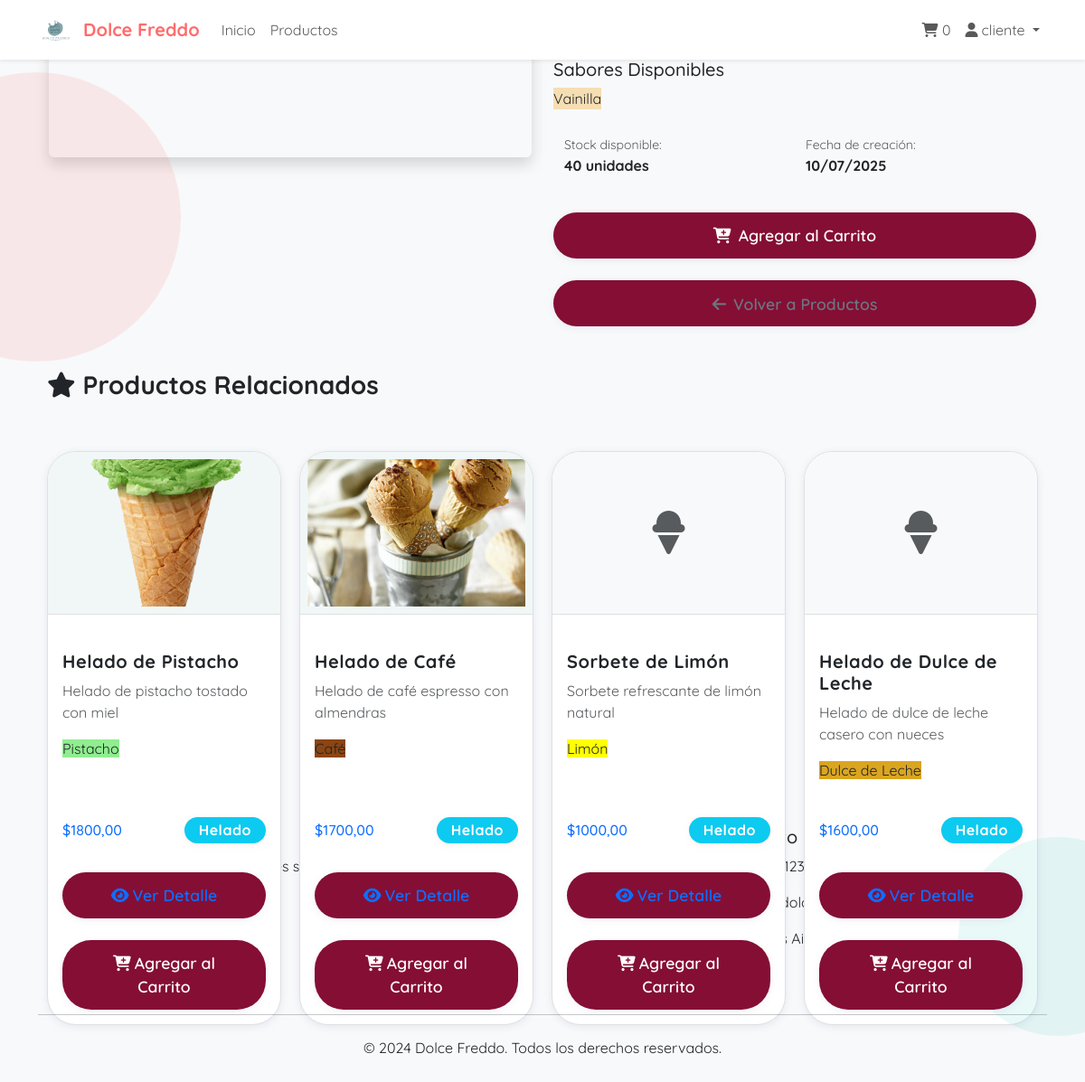
The page /producto/2/ (signed in) on the database its author committed.
### Inventario/models.py (models this page shows, shortened)
class Usuario(AbstractUser):
    telefono = models.CharField(max_length=20, blank=True, null=True)
    ROL_CHOICES = (
        ('usuario', 'Usuario'),
        ('admin', 'Administrador'),
    )
    rol = models.CharField(max_length=10, choices=ROL_CHOICES, default='usuario')

class Sabor(models.Model):
    nombre = models.CharField(max_length=100, unique=True)
    descripcion = models.TextField(blank=True)
    color = models.CharField(max_length=7, default='#000000', help_text="Color en formato hexadecimal")
    activo = models.BooleanField(default=True)

class Producto(models.Model):
    CATEGORIA_CHOICES = [
        ('helado', 'Helado'),
        ('postre', 'Postre'),
        ('bebida', 'Bebida'),
        ('accesorio', 'Accesorio'),
    ]
    nombre = models.CharField(max_length=100)
    descripcion = models.TextField(blank=True)
    precio = models.DecimalField(max_digits=8, decimal_places=2)
    stock = models.PositiveIntegerField(default=0)
    imagen = models.ImageField(upload_to='productos/', blank=True, null=True)
    categoria = models.CharField(max_length=20, choices=CATEGORIA_CHOICES, default='helado')
    sabores = models.ManyToManyField(Sabor, blank=True, related_name='productos')
    destacado = models.BooleanField(default=False)
    activo = models.BooleanField(default=True)
    fecha_creacion = models.DateTimeField(auto_now_add=True)
    fecha_actualizacion = models.DateTimeField(auto_now=True)
    class Meta:
        ordering = ['-fecha_creacion']

### Inventario/views.py (the view)
# urls.py: path('producto/<int:pk>/', producto_detalle, name='producto_detalle'),
def producto_detalle(request, pk):
    producto = get_object_or_404(Producto, pk=pk, activo=True)
    productos_relacionados = Producto.objects.filter(
        categoria=producto.categoria, activo=True
    ).exclude(pk=pk)[:4]
    context = {
        'producto': producto,
        'productos_relacionados': productos_relacionados,
    }
    return render(request, 'producto_detalle.html', context)

### Inventario/Templates/producto_detalle.html (shortened to what this page needs)
{% extends 'base.html' %}
{% block content %}
<div class="container py-5">
    <div class="row">
        <div class="col-lg-6 mb-4">
            {% if producto.imagen %}
                <img src="{{ producto.imagen.url }}" class="img-fluid rounded shadow" alt="{{ producto.nombre }}">
            {% else %}
                <div class="bg-light rounded shadow d-flex align-items-center justify-content-center"
                     style="height: 400px;">
                </div>
            {% endif %}
        </div>
        <div class="col-lg-6">
            <div class="mb-4">
                <h5>Descripción</h5>
                <p class="text-muted">{{ producto.descripcion }}</p>
            </div>
            {% if producto.sabores.all %}
            <div class="mb-4">
                <h5>Sabores Disponibles</h5>
                <div class="d-flex flex-wrap gap-2">
                    {% for sabor in producto.sabores.all %}
                    <span class="sabor-tag" style="background-color: {{ sabor.color }};">
                        {{ sabor.nombre }}
                    </span>
                    {% endfor %}
                </div>
            </div>
            {% endif %}
            <div class="mb-4">
                <div class="row">
                    <div class="col-6">
                        <small class="text-muted">Stock disponible:</small>
                        <div class="fw-bold">{{ producto.stock }} unidades</div>
                    </div>
                    <div class="col-6">
                        <small class="text-muted">Fecha de creación:</small>
                        <div class="fw-bold">{{ producto.fecha_creacion|date:"d/m/Y" }}</div>
                    </div>
                </div>
            </div>
            <div class="d-grid gap-2">
                {% if user.is_authenticated %}
                    <button class="btn btn-primary btn-lg agregar-carrito-detalle" data-producto-id="{{ producto.pk }}">
                        <i class="fas fa-cart-plus me-2"></i>Agregar al Carrito
                    </button>
                {% else %}
                    <a href="{% url 'login' %}" class="btn btn-primary btn-lg">
                        <i class="fas fa-sign-in-alt me-2"></i>Iniciar Sesión para Comprar
                    </a>
                {% endif %}
                <a href="{% url 'productos_lista' %}" class="btn btn-outline-secondary">
                    <i class="fas fa-arrow-left me-2"></i>Volver a Productos
                </a>
            </div>
        </div>
    </div>
    {% if productos_relacionados %}
    <div class="row mt-5">
        <div class="col-12">
            <h3 class="fw-bold mb-4">
                <i class="fas fa-star me-2"></i>Productos Relacionados
            </h3>
        </div>
        {% for producto_rel in productos_relacionados %}
        <div class="col-lg-3 col-md-6 mb-4">
            <div class="card producto-card h-100">
                {% if producto_rel.imagen %}
                    <img src="{{ producto_rel.imagen.url }}" class="card-img-top producto-imagen" alt="{{ producto_rel.nombre }}">
                {% else %}
                    <div class="card-img-top producto-imagen bg-light d-flex align-items-center justify-content-center">
                        <i class="fas fa-ice-cream text-muted" style="font-size: 3rem;"></i>
                    </div>
                {% endif %}
                <div class="card-body d-flex flex-column">
                    <h5 class="card-title">{{ producto_rel.nombre }}</h5>
                    <p class="card-text text-muted">{{ producto_rel.descripcion|truncatewords:8 }}</p>
                    {% if producto_rel.sabores.all %}
                    <div class="mb-3">
                        {% for sabor in producto_rel.sabores.all %}
                        <span class="sabor-tag" style="background-color: {{ sabor.color }};">
                            {{ sabor.nombre }}
                        </span>
                        {% endfor %}
                    </div>
                    {% endif %}
                    <div class="mt-auto">
                        <div class="d-flex justify-content-between align-items-center mb-3">
                            <span class="h6 text-primary mb-0">${{ producto_rel.precio }}</span>
                            <span class="badge bg-info">{{ producto_rel.get_categoria_display }}</span>
                        </div>
                        <div class="d-grid gap-2">
                            <a href="{% url 'producto_detalle' producto_rel.pk %}" class="btn btn-outline-primary btn-sm">
                                <i class="fas fa-eye me-1"></i>Ver Detalle
                            </a>
                            {% if user.is_authenticated %}
                            <button class="btn btn-primary btn-sm agregar-carrito" data-producto-id="{{ producto_rel.pk }}">
                                <i class="fas fa-cart-plus me-1"></i>Agregar al Carrito
                            </button>
                            {% else %}
                            <a href="{% url 'login' %}" class="btn btn-primary btn-sm">
                                <i class="fas fa-sign-in-alt me-1"></i>Iniciar Sesión
                            </a>
                            {% endif %}
                        </div>
                    </div>
                </div>
            </div>
        </div>
        {% endfor %}
    </div>
    {% endif %}
</div>
{% endblock %}

### Inventario/Templates/base.html (shortened to what this page needs)
{% load static %}
<!DOCTYPE html>
<html lang="es">
<head>
    <link href="https://cdn.jsdelivr.net/npm/bootstrap@5.3.0/dist/css/bootstrap.min.css" rel="stylesheet">
    <link rel="stylesheet" href="https://cdnjs.cloudflare.com/ajax/libs/font-awesome/6.4.0/css/all.min.css">
    <link rel="stylesheet" href="{% static 'css/style.css' %}">
</head>
<body>
    <nav class="navbar navbar-expand-lg navbar-light bg-white shadow-sm">
        <div class="container">
            <a class="navbar-brand" href="{% url 'home' %}">
                <img src="{% static 'img/logo.png' %}" alt="Logo Dolce Freddo">
                Dolce Freddo
            </a>
            <div class="collapse navbar-collapse" id="navbarNav">
                <ul class="navbar-nav me-auto">
                    <li class="nav-item">
                        <a class="nav-link" href="{% url 'home' %}">Inicio</a>
                    </li>
                    <li class="nav-item">
                        <a class="nav-link" href="{% url 'productos_lista' %}">Productos</a>
                    </li>
                </ul>
                <ul class="navbar-nav">
                    {% if user.is_authenticated %}
                        <li class="nav-item">
                            <a class="nav-link position-relative" href="{% url 'carrito' %}">
                                <i class="fas fa-shopping-cart"></i>
                                <span class="carrito-badge" id="carrito-count">0</span>
                            </a>
                        </li>
                        <li class="nav-item dropdown">
                            <a class="nav-link dropdown-toggle" href="#" role="button" data-bs-toggle="dropdown">
                                <i class="fas fa-user me-1"></i>{{ user.username }}
                            </a>
                        </li>
                    {% endif %}
                </ul>
            </div>
        </div>
    </nav>
    <main>
        {% block content %}{% endblock %}
    </main>
    <footer class="footer mt-5">
        <div class="container">
            <div class="row">
                <div class="col-md-4">
                    <h5>Dolce Freddo</h5>
                    <p>Heladería artesanal con los mejores sabores y la mejor calidad.</p>
                </div>
                <div class="col-md-4">
                    <h5>Enlaces</h5>
                    <ul class="list-unstyled">
                        <li><a href="{% url 'home' %}" class="text-light">Inicio</a></li>
                        <li><a href="{% url 'productos_lista' %}" class="text-light">Productos</a></li>
                        {% if user.is_authenticated %}
                        <li><a href="{% url 'carrito' %}" class="text-light">Carrito</a></li>
                        <li><a href="{% url 'mis_pedidos' %}" class="text-light">Mis Pedidos</a></li>
                        {% endif %}
                    </ul>
                </div>
                <div class="col-md-4">
                    <h5>Contacto</h5>
                    <p>+54 11 1234-5678</p>
                    <p>info@dolcefreddo.com</p>
                    <p>Buenos Aires, Argentina</p>
                </div>
            </div>
            <hr class="my-4">
            <div class="text-center">
                <p>&copy; 2024 Dolce Freddo. Todos los derechos reservados.</p>
            </div>
        </div>
    </footer>
</body>
</html>

### Inventario/static/css/style.css (style rules this page uses)
* { margin: 0; padding: 0; box-sizing: border-box; font-family: 'Quicksand'; }
body { background-color: #f1f7f7; }
main { display: flex; justify-content: center; align-items: center; height: 100vh; }
.btn { width: 100%; padding: 8px; border-radius: 8px; margin-top: 16px; border: none; cursor: pointer; font-size: 16px; font-weight: bold; background-color: #850e35; }
.card, .producto-card { border-radius: 2rem !important; box-shadow: 0 4px 24px 0 rgba(80, 80, 160, 0.10), 0 1.5px 6px 0 rgba(80, 80, 160, 0.08); border: none; background: #fff; transition: box-shadow 0.3s, transform 0.3s; max-width: 100%; overflow: hidden; min-height: 420px; display: flex; flex-direction: column; margin-bottom: 2rem; }
.card-body, .producto-card .card-body { width: 100%; box-sizing: border-box; flex: 1 1 auto; display: flex; flex-direction: column; justify-content: flex-start; overflow: hidden; }
.card-img-top, .producto-imagen { border-radius: 2rem 2rem 0 0 !important; background: #f1f7f7; border-bottom: 2px solid #e0e0e0; padding: 0.5rem; width: 100%; max-width: 100%; height: 200px; object-fit: cover; display: block; overflow: hidden; }
.card-title, .card-text, .producto-card .card-title, .producto-card .card-text { word-break: break-word; overflow-wrap: break-word; white-space: normal; }
.row { margin-left: 0; margin-right: 0; flex-wrap: wrap; }
.col-lg-3, .col-md-6, .col-lg-4, .col-md-4, .col-12, .col-md-6, .col-sm-12 { padding-left: 10px; padding-right: 10px; box-sizing: border-box; margin-bottom: 2rem; }
.card-title, h2, h1, .display-3 { font-family: 'Quicksand', 'DM Sans', 'Inter', Arial, sans-serif; font-weight: 700; letter-spacing: 0.5px; }
.badge.bg-danger, .badge.bg-success, .badge.bg-info { border-radius: 1rem; font-size: 1rem; padding: 0.4em 1em; letter-spacing: 0.5px; box-shadow: 0 2px 8px 0 rgba(255, 107, 107, 0.10); }
.btn, .btn-lg, .btn-outline-primary, .btn-primary { border-radius: 2rem !important; font-size: 1.1rem; font-weight: 600; padding: 0.7em 2em; box-shadow: 0 2px 8px 0 rgba(80, 80, 160, 0.08); transition: background 0.2s, color 0.2s, box-shadow 0.2s, transform 0.2s; }
body::before, body::after { content: ''; position: fixed; z-index: 0 !important; border-radius: 50%; opacity: 0.12; }
body::before { width: 320px; height: 320px; background: #ff6b6b; left: -120px; top: 80px; }
body::after { width: 220px; height: 220px; background: #4ecdc4; right: -80px; bottom: 60px; }
body::before, body::after { z-index: 0 !important; }
.badge, .btn { z-index: 2; position: relative; }
.card-title, h2, h1, .display-3 { text-overflow: ellipsis; overflow: hidden; white-space: nowrap; max-width: 100%; }
.card-text, .producto-card .card-text { max-height: 4.5em; overflow: hidden; text-overflow: ellipsis; }
.card, .producto-card { border-radius: 12px; box-shadow: 0 2px 8px rgba(80, 80, 160, 0.10); border: 1px solid #e0e0e0; background: #fff; margin-bottom: 1.5rem; transition: box-shadow 0.2s, transform 0.2s; }
.card-img-top, .producto-imagen { border-radius: 12px 12px 0 0 !important; background: #f1f7f7; border-bottom: 1px solid #e0e0e0; padding: 0.5rem; width: 100%; height: 180px; object-fit: cover; display: block; }
.card-body { padding-top: 2.5rem !important; position: relative; }
.sabor-tag { margin-bottom: 2px; }

### Inventario/Templates/base.html (style rules this page uses)
:root { --primary-color: #FF6B6B; --secondary-color: #4ECDC4; --accent-color: #FFE66D; --dark-color: #2C3E50; --light-color: #F8F9FA; }
body { font-family: 'Poppins', sans-serif; background-color: var(--light-color); }
.navbar-brand { font-weight: 700; color: var(--primary-color) !important; display: flex; align-items: center; gap: 10px; }
.navbar-brand img { height: 40px; width: auto; }

### rows shown on the page
Usuario: username "cliente"
Sabor: nombre "Vainilla"
Producto: stock "40", fecha_creacion "10/07/2025"
Producto: imagen (picture), nombre "Helado de Pistacho", descripcion "Helado de pistacho tostado con miel", precio "1800,00", categoria "Helado"
Sabor: nombre "Pistacho"
Producto: imagen (picture), nombre "Helado de Café", descripcion "Helado de café espresso con almendras", precio "1700,00", categoria "Helado"
Sabor: nombre "Café"
Producto: nombre "Sorbete de Limón", descripcion "Sorbete refrescante de limón natural", precio "1000,00", categoria "Helado"
Sabor: nombre "Limón"
Producto: nombre "Helado de Dulce de Leche", descripcion "Helado de dulce de leche casero con nueces", precio "1600,00", categoria "Helado"
Sabor: nombre "Dulce de Leche"
